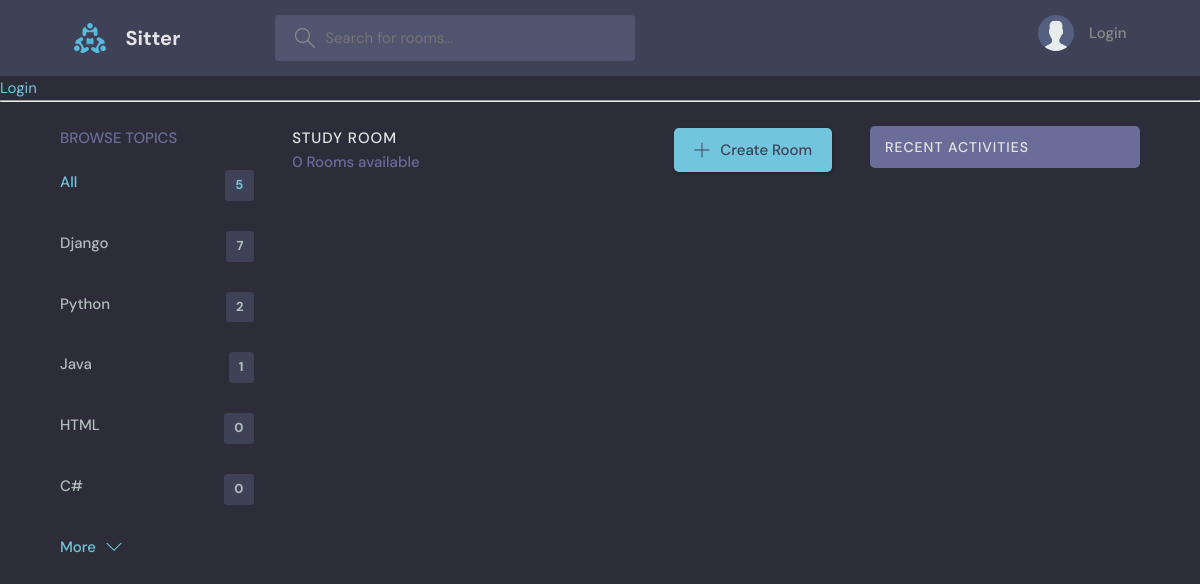
Before: /?q=dfas with the older database file.
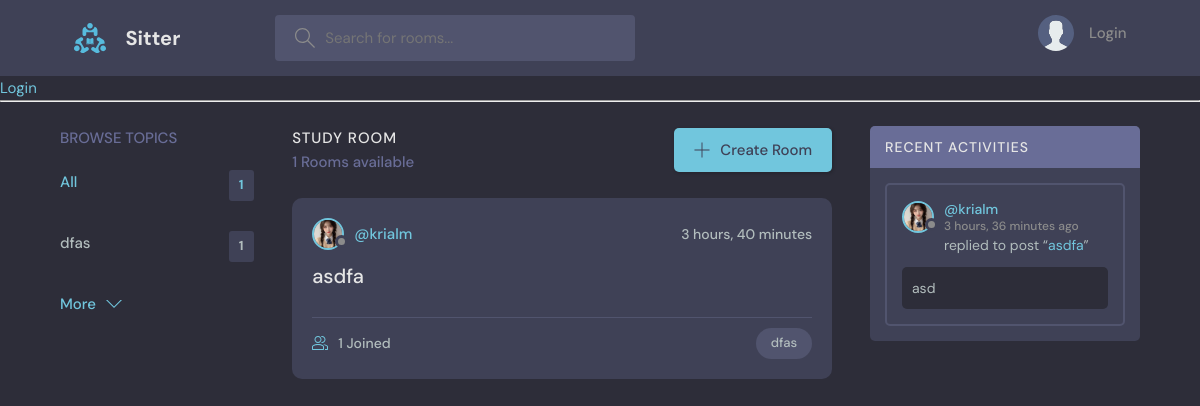
After: the same page with the newer database file.
### base/models.py (models this page shows)
class Topic(models.Model):
    name = models.CharField(max_length=25)
    def __str__(self):
        return self.name

class Room(models.Model):
    host = models.ForeignKey(User, on_delete=models.SET_NULL, null=True)
    topic = models.ForeignKey(Topic, on_delete=models.SET_NULL, null=True)
    name = models.CharField(max_length=200)
    description = models.TextField(null=True, blank=True )
    participants = models.ManyToManyField(User, related_name='participants', blank=True)
    updated = models.DateTimeField(auto_now=True)
    created = models.DateTimeField(auto_now_add=True)
    class Meta:
        ordering = ['-updated', '-created']
    def __str__(self):
        return self.name

class User(AbstractUser):
    username = models.CharField(max_length=200, unique=True)
    name = models.CharField(max_length=200, null=True)
    email = models.EmailField(unique=True, null=True)
    bio = models.TextField(null=True)
    avatar = models.ImageField(null=True, default="avatar.svg")
    REQUIRED_FIELDS = []

class Message(models.Model):
    user = models.ForeignKey(User, on_delete=models.CASCADE)
    room = models.ForeignKey(Room, on_delete=models.CASCADE)
    body = models.TextField()
    updated = models.DateTimeField(auto_now=True)
    created = models.DateTimeField(auto_now_add=True)
    def __str__(self):
        return self.body[0:50]

### base/views.py (the view)
# urls.py: path('', views.home, name='home'),
def home(request):
    q = request.GET.get('q') if request.GET.get('q') is not None else ''
    rooms = Room.objects.filter(Q(topic__name__icontains=q))
    topics = Topic.objects.all()[0:5]
    rooms_count = rooms.count()
    room_messages = Message.objects.all().filter(Q(room__topic__name__icontains=q)).order_by('-created')
    context = {'rooms': rooms, 'topics': topics, 'rooms_count': rooms_count,'room_messages': room_messages}
    return render(request, 'base/home.html', context)

### base/templates/base/home.html (shortened to what this page needs)
{%extends 'main.html'%}
{%block content%}
    <main class="layout layout--3">
      <div class="container">
        {%include 'base/topics_component.html'%}
        <div class="roomList">
          <div class="roomList__header">
            <div>
              <h2>Study Room</h2>
              <p>{{rooms.count}} Rooms available</p>
            </div>
            <a class="btn btn--main" href="{%url 'create-room'%}">
              <svg version="1.1" xmlns="http://www.w3.org/2000/svg" width="32" height="32" viewBox="0 0 32 32">
                <title>add</title>
                <path
                  d="M16.943 0.943h-1.885v14.115h-14.115v1.885h14.115v14.115h1.885v-14.115h14.115v-1.885h-14.115v-14.115z"
                ></path>
              </svg>
              Create Room
            </a>
          </div>
          {%include 'base/feed_component.html'%}
        </div>
        {%include 'base/activity_component.html'%}
      </div>
    </main>
{%endblock%}

### base/templates/base/topics_component.html
<div class="topics">
    <div class="topics__header">
      <h2>Browse Topics</h2>
    </div>
    <ul class="topics__list">
      <li>
        <a href="{%url 'home'%}" class="active">All <span>{{topics.count}}</span></a>
      </li>
      {%for topic in topics%}
      <li>
        <a href="{%url 'home' %}?q={{topic.name}}">{{topic.name}} <span>{{topic.room_set.all.count}}</span></a>
      </li>
      {% endfor %}
    </ul>
    <a class="btn btn--link" href="{%url 'topics'%}">
      More
      <svg version="1.1" xmlns="http://www.w3.org/2000/svg" width="32" height="32" viewBox="0 0 32 32">
        <title>chevron-down</title>
        <path d="M16 21l-13-13h-3l16 16 16-16h-3l-13 13z"></path>
      </svg>
    </a>
  </div>

### base/templates/base/feed_component.html (shortened to what this page needs)
{% for room in rooms %}
<div class="roomListRoom">
    <div class="roomListRoom__header">
    <a href="{%url 'user-profile' room.host.id%}" class="roomListRoom__author">
        <div class="avatar avatar--small">
        <img src="{{room.host.avatar.url}}" />
        </div>
        <span>@{{room.host}}</span>
    </a>
    <div class="roomListRoom__actions">
        <span>{{room.created|timesince}}</span>
    </div>
    </div>
    <div class="roomListRoom__content">
    <a href="{% url 'room' room.id%}">{{room}}</a>
    </div>
    <div class="roomListRoom__meta">
    <a href="room.html" class="roomListRoom__joined">
        {{room.participants.count}} Joined
    </a>
    <p class="roomListRoom__topic">{{room.topic}}</p>
    </div>
</div>
{% endfor %}

### base/templates/base/activity_component.html (shortened to what this page needs)
<div class="activities">
    <div class="activities__header">
      <h2>Recent Activities</h2>
    </div>
    {%for message in room_messages%}
    <div class="activities__box">
      <div class="activities__boxHeader roomListRoom__header">
        <a href="{% url 'user-profile' message.user.id%}" class="roomListRoom__author">
          <div class="avatar avatar--small">
            <img src="{{message.user.avatar.url}}" />
          </div>
          <p>
            @{{message.user}}
            <span>{{message.created|timesince}} ago</span>
          </p>
        </a>
      </div>
      <div class="activities__boxContent">
        <p>replied to post “<a href="{%url 'room' message.room.id%}">{{message.room}}</a>”</p>
        <div class="activities__boxRoomContent">
            {{message}}
        </div>
      </div>
    </div>
    {%endfor%}
  </div>

Changed rows visible on the page:
removed Topic: name "Python", room_set.all.count "2"
removed Topic: name "Java", room_set.all.count "1"
removed Topic: name "HTML", room_set.all.count "0"
removed Topic: name "C#", room_set.all.count "0"
changed Topic: name "Django" → "dfas"; room_set.all.count "7" → "1"
now on this page (row edited): Room: host.avatar (picture), host "krialm", created "3 hours, 40 minutes", name "asdfa", participants.count "1", topic "dfas"
now on this page (row edited): Message: user.avatar (picture), user "krialm", created "3 hours, 36 minutes", room "asdfa", body "asd"
Other visible differences:
{{ topics.count }}: "5" → "1"
{{ rooms.count }}: "0" → "1"
